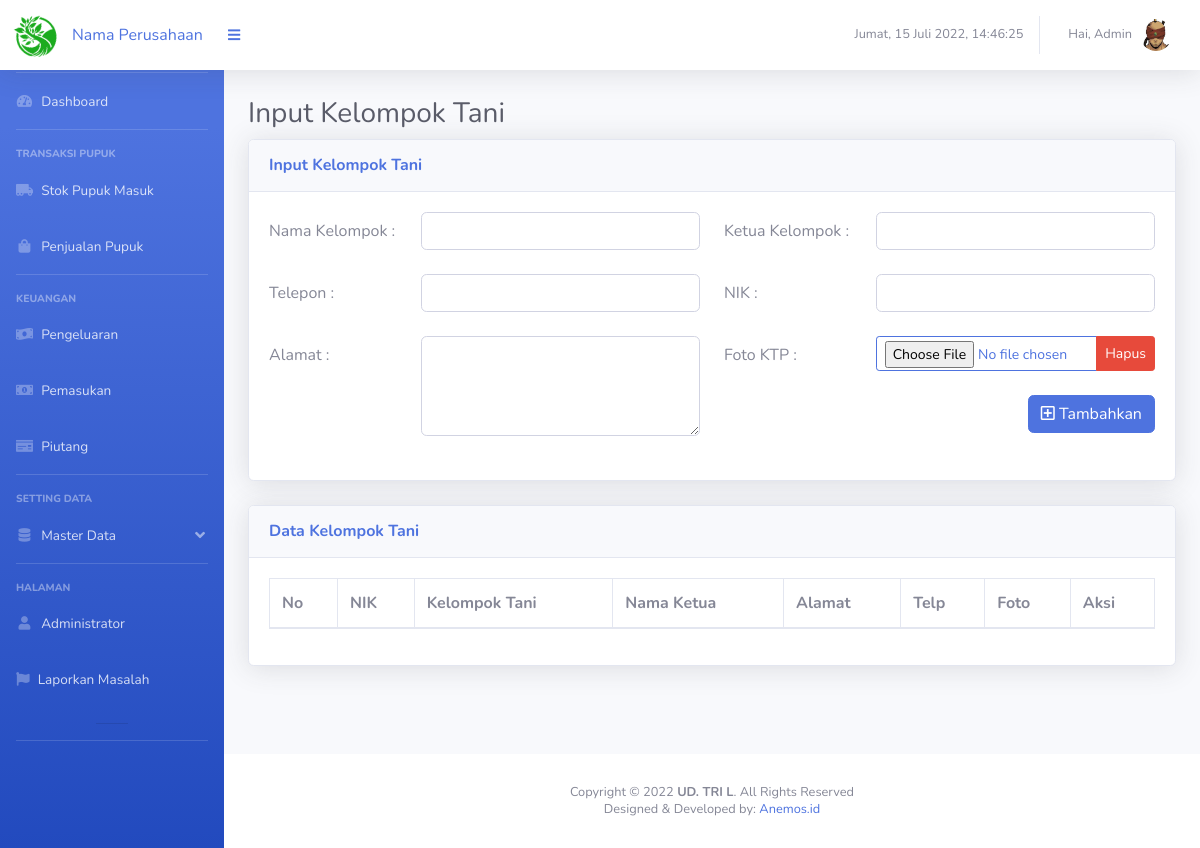
/page_kel_tani.php (signed in), run on an earlier commit of the app's database.
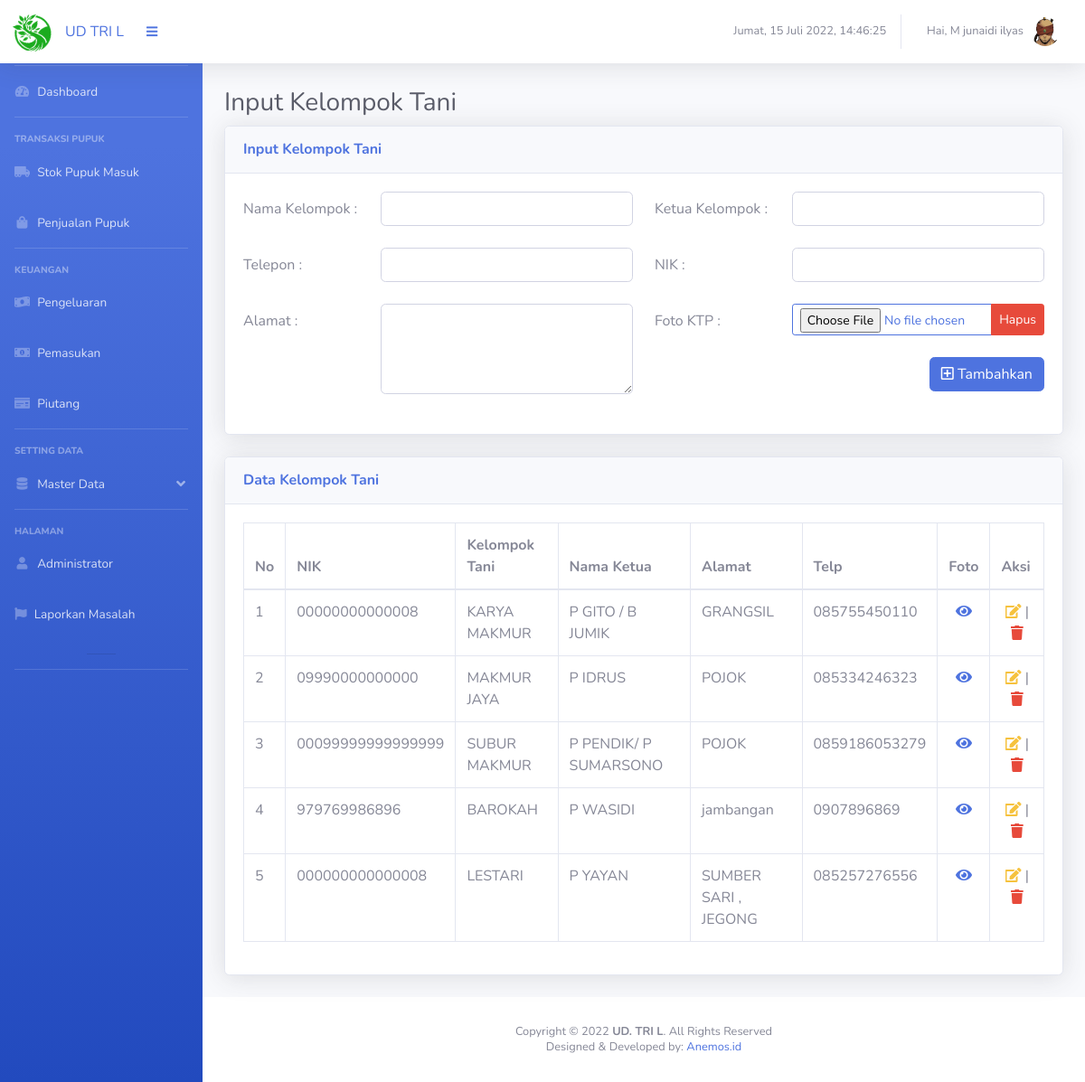
And on a later commit of the database.
### tables this page shows
CREATE TABLE `data_kel_tani` (
  `ID_KT` int(50) NOT NULL,
  `NIK` varchar(50) DEFAULT NULL,
  `Nama_Kel` varchar(100) DEFAULT NULL,
  `Nama_Ketua` varchar(50) DEFAULT NULL,
  `Alamat` varchar(100) DEFAULT NULL,
  `Telp` varchar(50) DEFAULT NULL,
  `Foto` varchar(50) DEFAULT NULL
);

### page_kel_tani.php (the view, shortened to what this page needs)
<?php
include "connection.php";
if (isset($_SESSION['login'])) {
    ?>
<!DOCTYPE html>
<html lang="en">
<head>
  <link href="vendor/fontawesome-free/css/all.min.css" rel="stylesheet" type="text/css">
  <link href="css/sb-admin-2.min.css" rel="stylesheet">
  <link href="vendor/datatables/dataTables.bootstrap4.min.css" rel="stylesheet">
</head>
<body id="page-top">
  <div id="wrapper">
    <?php include "segment/sidebar.php";?>
    <div id="content-wrapper" class="d-flex flex-column">
      <div id="content">
        <?php include "segment/header.php";?>
        <div class="container-fluid">
          <div class="d-sm-flex align-items-center justify-content-between ">
            <h1 id="hu" class="h3 pp text-gray-800">Input Kelompok Tani</h1>
          </div>
          <div class="row">
            <div class="col-xl-12 col-lg-12">
              <div class="card shadow mb-4">
                <div class="card-header py-3 d-flex flex-row align-items-center justify-content-between">
                  <h6 class="m-0 font-weight-bold text-primary">Input Kelompok Tani</h6>
                </div>
                <div class="card-body">
                  <form method="POST" action="addKelompok.php" enctype="multipart/form-data">
                    <div class="row mb-2">
                      <label for="namakel" class="col-sm-2 col-form-label"> Nama Kelompok :
                      </label>
                      <div class="col-sm-4">
                        <input type="text" class="form-control" id="namakel" name="namakel" required>
                      </div>
                      <label for="ketuakel" class="col-sm-2 col-form-label"> Ketua Kelompok :
                      </label>
                      <div class="col-sm-4">
                        <input type="text" class="form-control" id="ketuakel" name="ketuakel" required>
                      </div>
                    </div>
                    <div class="row mb-2">
                      <label for="telp" class="col-sm-2 col-form-label"> Telepon : </label>
                      <div class="col-sm-4">
                        <input type="number" class="form-control" id="telp" name="telp" required>
                      </div>
                      <label for="nik" class="col-sm-2 col-form-label"> NIK : </label>
                      <div class="col-sm-4">
                        <input type="number" class="form-control" id="nik" name="nik" required>
                      </div>
                    </div>
                    <div class="row mb-2">
                      <label for="alamat" class="col-sm-2 col-form-label"> Alamat : </label>
                      <div class="col-sm-4">
                        <textarea class="form-control" style="height: 100px" id="alamat" name="alamat"
                          required></textarea>
                      </div>
                      <label class="col-sm-2 col-form-label"> Foto KTP : </label>
                      <div class="col-sm-4">
                        <div class="input-group mb-3">
                          <input type="file" id="pics" name="pics" class="form-control btn btn-outline-primary btn-sm "
                            onchange="PreviewImage();">
                          <div class="input-group-append">
                            <button class="btn btn-danger btn-sm" type="button" id="button-addon2"
                              onclick="hapus();">Hapus </button>
                          </div>
                        </div>
                        <div class="float-right mt-2">
                          <button type="submit" class="btn btn-primary" name="tambah"><i class="far fa-plus-square"></i>
                            Tambahkan </button>
                        </div>
                      </div>
                    </div>
                  </form>
                </div>
              </div>
            </div>
            <div class="col-xl-12 col-lg-10">
              <div class="card shadow mb-4">
                <div class="card-header py-3 d-flex flex-row align-items-center justify-content-between">
                  <h6 class="m-0 font-weight-bold text-primary">Data Kelompok Tani</h6>
                </div>
                <div class="card-body">
                  <div class="table-responsive">
                    <table class="table table-bordered" id="dataTable" width="100%" cellspacing="0">
                      <thead>
                        <tr>
                          <th scope="col">No</th>
                          <th scope="col">NIK</th>
                          <th scope="col">Kelompok Tani</th>
                          <th scope="col">Nama Ketua</th>
                          <th scope="col">Alamat</th>
                          <th scope="col">Telp</th>
                          <th scope="col">Foto</th>
                          <th scope="col">Aksi</th>
                        </tr>
                      </thead>
                      <tbody>
                        <?php
$no = 1;
    $data = mysqli_query($conn, "SELECT * FROM data_kel_tani ORDER BY ID_KT DESC");
    foreach ($data as $all) {
        echo ('<tr><td>' . $no . '</td>');
        echo ('<td>' . $all['NIK'] . '</td>');
        echo ('<td>' . $all['Nama_Kel'] . '</td>');
        echo ('<td>' . $all['Nama_Ketua'] . '</td>');
        echo ('<td>' . $all['Alamat'] . '</td>');
        echo ('<td>' . $all['Telp'] . '</td>');
        echo ('<td><a href="" data-toggle="modal" data-target="#viewFoto');
        echo ($all['ID_KT'] . '"><center><i class="fas fa-eye" data-toggle="tooltip" data-placement="top" title="Lihat Foto"></i> </center>  </i></a></td>');
        echo ('<td><center><a href=page_edit_kel_tani.php?m=4&n=2&id=');
        echo ($all['ID_KT'] . '><span class="btn-icon-split text-warning"
                                                    data-toggle="tooltip" data-placement="top" title="Edit Data"><i
                                                        class="fas fa-edit"></i></span></a>
                                                <text> | </text><a href="" data-toggle="modal" data-target="#exampleModalCenter');
        echo ($all['ID_KT'] . '"><span class="btn-icon-split text-danger" data-toggle="tooltip" data-placement="left"
                                                        title="Hapus Data"><i class="fas fa-trash"></i></span></a></td>
                                                </center>
                                                </tr>');
        $no++;
        ?></tr>
                        <?php }?>
                      </tbody>
                    </table>
                  </div>
                </div>
              </div>
            </div>
          </div>
        </div>
      </div>
      <?php include "segment/footer.php";?>
    </div>
  </div>
</body>
</html>
<?php } else {
    header("Location: login.php");
    exit();
}?>

### segment/sidebar.php (shortened to what this page needs)
<ul class="navbar-nav bg-gradient-primary sidebar sidebar-dark accordion mt-5 " id="accordionSidebar">
  <hr class="sidebar-divider my-0 mt-4">
  <li <?php if ($_GET['m'] == 1 && $_GET['n'] == 1) {echo "class='nav-item active'";} else {echo "class='nav-item'";}?>>
    <a class="nav-link" href="index.php?m=1&n=1">
      <i class="fas fa-fw fa-tachometer-alt"></i>
      <span>Dashboard</span></a>
    <hr class=" sidebar-divider">
    <div class="sidebar-heading">
      Transaksi Pupuk
    </div>
  <li <?php if ($_GET['m'] == 2 && $_GET['n'] == 1) {echo "class='nav-item active'";} else {echo "class='nav-item'";}?>>
    <a class="nav-link" href="page_stok_masuk.php?m=2&n=1">
      <i class=" fas fa-fw fa-truck-moving"></i>
      <span>Stok Pupuk Masuk</span></a>
  </li>
  <li <?php if ($_GET['m'] == 3 && $_GET['n'] == 1) {echo "class='nav-item active'";} else {echo "class='nav-item'";}?>>
    <a class="nav-link" href="page_stok_keluar.php?m=3&n=1">
      <i class="fas fa-fw  fa-shopping-bag"></i>
      <span>Penjualan Pupuk</span></a>
  </li>
  <hr class="sidebar-divider">
  <div class="sidebar-heading">
    Keuangan
  </div>
  <li <?php if ($_GET['m'] == 8 && $_GET['n'] == 8) {echo "class='nav-item active'";} else {echo "class='nav-item'";}?>>
    <a class="nav-link" href="page_pengeluaran.php?m=8&n=8">
      <i class="fas fa-money-bill-wave"></i>
      <span>Pengeluaran</span></a>
  </li>
  <li <?php if ($_GET['m'] == 9 && $_GET['n'] == 9) {echo "class='nav-item active'";} else {echo "class='nav-item'";}?>>
    <a class="nav-link" href="page_pemasukan.php?m=9&n=9">
      <i class="fas fa-money-bill-alt"></i>
      <span>Pemasukan</span></a>
  </li>
  <li
    <?php if ($_GET['m'] == 10 && $_GET['n'] == 10) {echo "class='nav-item active'";} else {echo "class='nav-item'";}?>>
    <a class="nav-link" href="page_piutang.php?m=10&n=10">
      <i class="fas fa-money-check"></i>
      <span>Piutang</span></a>
  </li>
  <hr class=" sidebar-divider">
  <div class="sidebar-heading">
    Setting Data
  </div>
  <li <?php if ($_GET['m'] == 4) {echo "class='nav-item active'";} else {echo "class='nav-item'";}?>>
    <a class='nav-link' href="#" data-toggle="collapse" data-target="#settingPage" aria-expanded="true"
      aria-controls="settingPage">
      <i class="fas fa-fw fa-database"></i>
      <span>Master Data</span>
    </a>
  </li>
  <hr class=" sidebar-divider">
  <div class="sidebar-heading">
    Halaman
  </div>
  <li <?php if ($_GET['m'] == 5 && $_GET['n'] == 5) {echo "class='nav-item active'";} else {echo "class='nav-item'";}?>>
    <a class="nav-link" href="page_administrator.php?m=5&n=5">
      <i class="fas fa-fw fa-user"></i>
      <span>Administrator</span></a>
  </li>
  <li <?php if ($_GET['m'] == 7 && $_GET['n'] == 7) {echo "class='nav-item active'";} else {echo "class='nav-item'";}?>>
    <a class="nav-link" href="page_lap_masalah.php?m=7&n=7">
      <i class="fas fa-cogs fa-flag"></i>
      <span>Laporkan Masalah</span></a>
  </li>
  <hr class="sidebar-heading">
  <hr class="sidebar-divider d-none d-md-block">
</ul>

### segment/header.php (shortened to what this page needs)
<nav class="navbar navbar-expand navbar-light bg-white topbar  fixed-top shadow">
  <a class="sidebar-brand d-flex align-items-center justify-content-center" href="index.php">
    <div class="sidebar-brand-icon rotate-n-15">
      <img style="width:40px" src="img/logo1.png">
    </div>
    <div class="sidebar-brand-text mx-3"><?php echo ($_SESSION['per']); ?></div>
  </a>
  <button class="btn btn-link btn-sm order-1 order-lg-0 me-4 me-lg-0" id="sidebarToggle" href="#!"><i
      class="fas fa-bars"></i></button>
  <ul class="navbar-nav ml-auto">
    <li class="sidebar-brand d-flex align-items-center justify-content-center text-gray-600 small">
      <p>
      <div id="txt">
      </div>
      </p>
    </li>
    <li class="nav-item dropdown no-arrow">
      <a class="nav-link dropdown-toggle" href="#" id="userDropdown" role="button" data-toggle="dropdown"
        aria-haspopup="true" aria-expanded="false">
        <span class="mr-2 d-none d-lg-inline text-gray-600 small"><?php echo ("Hai, " . $_SESSION['nama']); ?></span>
        <?php $foto = $_SESSION['foto'];?>
        <img class='img-profile rounded-circle' src='img/<?php echo $foto; ?>'>
      </a>
    </li>
  </ul>
</nav>

### segment/footer.php (shortened to what this page needs)
<footer class="sticky-footer bg-white">
  <div class="container my-auto">
    <div class="copyright text-center my-auto">
      <span>Copyright &copy; 2022<strong> UD. TRI L</strong>. All Rights Reserved</span>
    </div>
    <div class="copyright text-center mt-1">
      <span>Designed & Developed by: <a href="https://anemos.id/">Anemos.id</a></span>
    </div>
  </div>
</footer>

What changed in the data, as far as the page shows it:
added data_kel_tani: NIK "00000000000008", Nama_Kel "KARYA MAKMUR", Nama_Ketua "P GITO / B JUMIK", Alamat "GRANGSIL", Telp "085755450110"
added data_kel_tani: NIK "09990000000000", Nama_Kel "MAKMUR JAYA", Nama_Ketua "P IDRUS", Alamat "POJOK", Telp "085334246323"
added data_kel_tani: NIK "00099999999999999", Nama_Kel "SUBUR MAKMUR", Nama_Ketua "P PENDIK/ P SUMARSONO", Alamat "POJOK", Telp "0859186053279"
added data_kel_tani: NIK "979769986896", Nama_Kel "BAROKAH", Nama_Ketua "P WASIDI", Alamat "jambangan", Telp "0907896869"
added data_kel_tani: NIK "000000000000008", Nama_Kel "LESTARI", Nama_Ketua "P YAYAN", Alamat "SUMBER SARI , JEGONG", Telp "085257276556"
Also different on the page:
$_SESSION['per']: "Nama Perusahaan" → "UD TRI L"
$_SESSION['nama']: "Admin" → "M junaidi ilyas"
